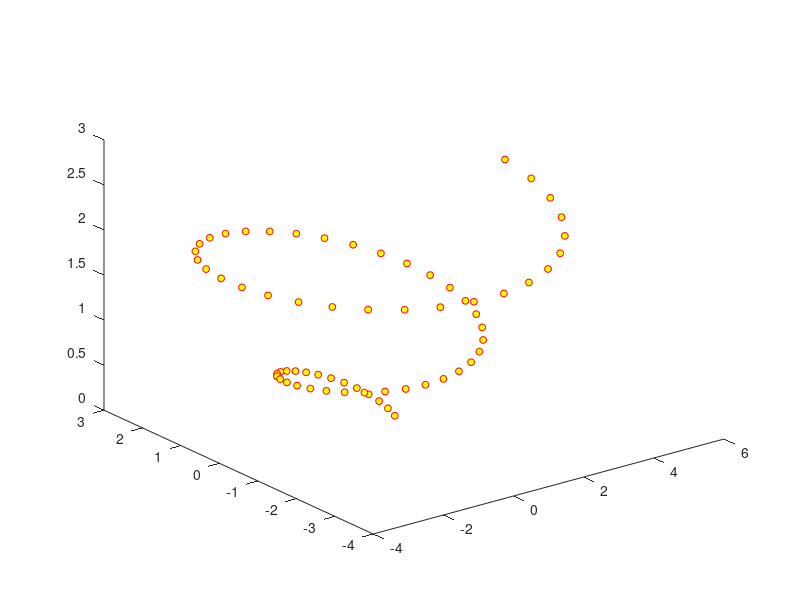

Recreate this plot in MATLAB. (Note: this script raises an error after producing the figure.)
%%-------------------------------------------------------------------------%%
%%                                                                         %%
%%  Copyright (C) 2020                                                     %%
%%                                                                         %%
%%         , __                 , __                                       %%
%%        /|/  \               /|/  \                                      %%
%%         | __/ _   ,_         | __/ _   ,_                               %%
%%         |   \|/  /  |  |   | |   \|/  /  |  |   |                       %%
%%         |(__/|__/   |_/ \_/|/|(__/|__/   |_/ \_/|/                      %%
%%                           /|                   /|                       %%
%%                           \|                   \|                       %%
%%                                                                         %%
%%      Enrico Bertolazzi                                                  %%
%%      Dipartimento di Ingegneria Industriale                             %%
%%      Universita` degli Studi di Trento                                  %%
%%      email: enrico.bertolazzi@unitn.it                                  %%
%%                                                                         %%
%%-------------------------------------------------------------------------%%

close all;

h = pi/16;
s = 0:h:4*pi;

c = 1/4;
d = 1/5;

X = [ (1+s*c).*cos(s) ];
Y = [ (1+s*c).*sin(s) ];
Z = [ s*d ];

fmt1 = {'LineWidth',3,'Color',[0.7,0.7,1]};
fmt2 = {'o','Color','red','MarkerSize',5,'MarkerFaceColor','yellow','MarkerEdgeColor','red'};
fmt3 = {'-','Color','black','Linewidth',2};
fmt4 = {'o','Color','blue','MarkerSize',3,'MarkerFaceColor','black','MarkerEdgeColor','black'};

plot3(X,Y,Z,fmt2{:});
hold on

PNTS = [X(:).';Y(:).';Z(:).'];

npts = size(PNTS,2);

dp = sqrt(sum( (PNTS(:,1:end-1)-PNTS(:,2:end)).^2));
t  = [0,cumsum(dp)];
tt = t(1):(t(end)-t(1))/500000:t(end);


%type = 'cubic';
type = 'quintic';
%type = 'pchip';
%type = 'akima';
%type = 'bessel';
%subtype = 'pchip';
subtype = 'cubic';
Xs = Spline1D( type, t, PNTS(1,:), subtype );
Ys = Spline1D( type, t, PNTS(2,:), subtype );
Zs = Spline1D( type, t, PNTS(3,:), subtype );
plot3( Xs.eval(tt), Ys.eval(tt), Zs.eval(tt), fmt3{:} ) ;

figure();

plot(X,Y,fmt2{:});
hold on
plot( Xs.eval(tt), Ys.eval(tt), fmt3{:} );

figure();

dp = sqrt( (X(1:end-1)-X(2:end)).^2 +  (Y(1:end-1)-Y(2:end)).^2 + (Z(1:end-1)-Z(2:end)).^2 );
ss = [0,cumsum(dp)];

T_D   = [ Xs.eval_D(tt).'; Ys.eval_D(tt).'; Zs.eval_D(tt).' ];
T_DD  = [ Xs.eval_DD(tt).'; Ys.eval_DD(tt).'; Zs.eval_DD(tt).' ];
T_DDD = [ Xs.eval_DDD(tt).'; Ys.eval_DDD(tt).'; Zs.eval_DDD(tt).' ];

tmp = cross( T_D, T_DD );
kur = sqrt( sum( tmp.^2 ) ) ./  ( sum( T_D.^2 ) ).^1.5;
tor = dot( tmp, T_DDD ) ./ dot( tmp, tmp );

t1 = (s .^ 2);
t3 = (t1 + 2) .^ 2;
t4 = (c ^ 2);
t5 = (t4 .^ 2);
t13 = (d .^ 2);
t24 = sqrt((t5 .* t3 + t4 .* c .* (4 .* t1 .* s + 8 .* s) + t4 * (t1 .* (t13 + 6) + 4 .* t13 + 4) + c .* s .* (2 .* t13 + 4) + t13 + 1));
t28 = 2 * s .* c + t1 .* t4 + t13 + t4 + 1;
t29 = sqrt(t28);
kur1 = 0.1e1 ./ t29 ./ t28 .* t24;

t1 = (s .^ 2);
t3 = (c ^ 2);
t10 = (t1 + 2) .^ 2;
t11 = (t3 .^ 2);
t19 = (d ^ 2);
tor1 = 1 ./ (t11 .* t10 + t3 .* c .* (4 .* t1 .* s + 8 * s) + t3 .* (t1 .* (t19 + 6) + 4 * t19 + 4) + c .* s .* (2 * t19 + 4) + t19 + 1) .* (1 + t3 .* (t1 + 6) + 2 * s .* c) .* d;


subplot(2,1,1);
plot( tt, kur, ss, kur1 );
title('curvature');

subplot(2,1,2);
plot( tt, tor, ss, tor1 );
title('torsion');
ylim([-2,2]);

%plot( tt, Xs.eval_DD(tt) ) ;
%plot( tt, Xs.eval_D(tt) ) ;

figure();
%plot( tt, Xs.eval(tt), t, PNTS(1,:) );
plot( tt, Xs.eval_DD(tt) );
